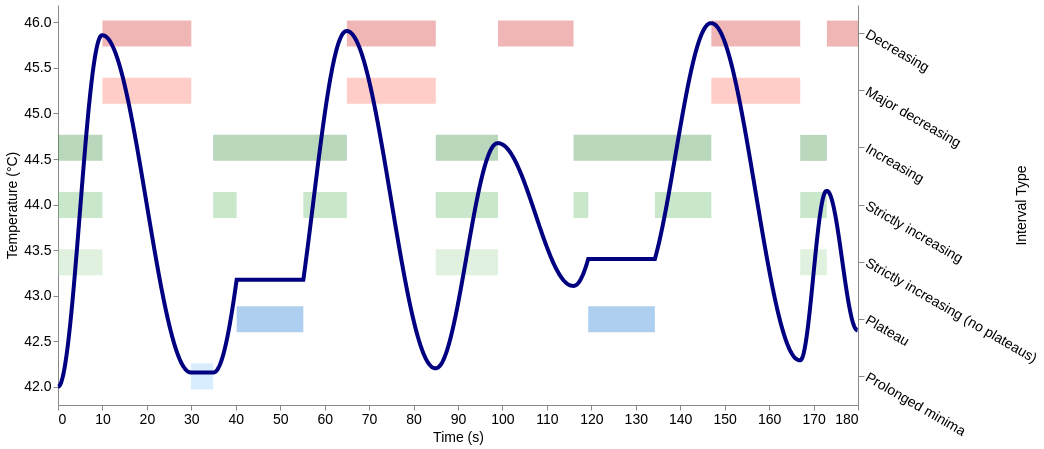

The notebook cell saved with this chart:
### Code cell
lab = plot_stimulus_with_labels(
    stimulus,
    width=width,
    height=height,
)
lab.save(FIGURE_DIR / "stimulus_with_labels_ci.svg")
lab

### Figure 1 — Vega-Lite specification as saved in the notebook (floating-point values rounded to 4 significant figures; data arrays with more than 128 entries replaced by an {"elided": "..."} marker saying what was removed)
{"config": {"view": {"continuousWidth": 300, "continuousHeight": 300, "stroke": "#b7b7b7", "strokeOpacity": 0}, "axis": {"grid": false, "gridColor": "#d9d9d9", "gridDash": [4, 4], "gridOpacity": 0.55, "labelFontSize": 14, "labelFontWeight": "normal", "titleFontSize": 14, "titleFontWeight": "normal"}}, "layer": [{"data": {"name": "data-28a6dc4d80ee747f5176901259cf9e87"}, "mark": {"type": "bar", "opacity": 0.35, "size": 26}, "encoding": {"color": {"field": "interval_type", "legend": null, "scale": {"domain": ["decreasing_intervals", "major_decreasing_intervals", "increasing_intervals", "strictly_increasing_intervals", "strictly_increasing_intervals_without_plateaus", "plateau_intervals", "prolonged_minima_intervals"], "range": ["#d32f2f", "#ff6f60", "#388e3c", "#66bb6a", "#a5d6a7", "#1976d2", "#90caf9"]}, "type": "nominal"}, "tooltip": [{"field": "interval_label", "title": "Type", "type": "nominal"}, {"field": "start_s", "format": ".2f", "title": "Start (s)", "type": "quantitative"}, {"field": "end_s", "format": ".2f", "title": "End (s)", "type": "quantitative"}], "x": {"axis": {"title": "Time (s)", "values": [0, 10, 20, 30, 40, 50, 60, 70, 80, 90, 100, 110, 120, 130, 140, 150, 160, 170, 180]}, "field": "start_s", "scale": {"domain": [0, 180.0]}, "type": "quantitative"}, "x2": {"field": "end_s"}, "y": {"axis": {"labelAlign": "left", "labelAngle": 30, "labelBaseline": "middle", "labelLimit": 1000, "orient": "right", "tickSize": 6, "ticks": true, "title": "Interval Type", "titleAngle": 270, "titlePadding": -10}, "field": "interval_label", "scale": {"domain": ["Decreasing", "Major decreasing", "Increasing", "Strictly increasing", "Strictly increasing\n(no plateaus)", "Plateau", "Prolonged minima"]}, "sort": ["Decreasing", "Major decreasing", "Increasing", "Strictly increasing", "Strictly increasing\n(no plateaus)", "Plateau", "Prolonged minima"], "type": "nominal"}}}, {"data": {"name": "data-ad11fd8c1d61686433cfdd79eb05fd08"}, "mark": {"type": "line", "color": "#000080", "strokeWidth": 4}, "encoding": {"tooltip": [{"field": "time_s", "format": ".2f", "title": "Time (s)", "type": "quantitative"}, {"field": "temperature", "format": ".3f", "title": "Temperature (deg C)", "type": "quantitative"}], "x": {"axis": {"title": "Time (s)", "values": [0, 10, 20, 30, 40, 50, 60, 70, 80, 90, 100, 110, 120, 130, 140, 150, 160, 170, 180]}, "field": "time_s", "scale": {"domain": [0, 180.0]}, "type": "quantitative"}, "y": {"axis": {"tickMinStep": 0.5}, "field": "temperature", "scale": {"domain": [41.8, 46.19]}, "title": "Temperature (°C)", "type": "quantitative"}}}], "height": 400, "resolve": {"scale": {"y": "independent"}}, "width": 800, "$schema": "https://vega.github.io/schema/vega-lite/v5.20.1.json", "datasets": {"data-28a6dc4d80ee747f5176901259cf9e87": [{"interval_type": "decreasing_intervals", "interval_label": "Decreasing", "start_s": 10.0, "end_s": 30.0}, {"interval_type": "decreasing_intervals", "interval_label": "Decreasing", "start_s": 65.0, "end_s": 85.0}, {"interval_type": "decreasing_intervals", "interval_label": "Decreasing", "start_s": 99.0, "end_s": 116.0}, {"interval_type": "decreasing_intervals", "interval_label": "Decreasing", "start_s": 147.0, "end_s": 167.0}, {"interval_type": "decreasing_intervals", "interval_label": "Decreasing", "start_s": 173.0, "end_s": 180.0}, {"interval_type": "major_decreasing_intervals", "interval_label": "Major decreasing", "start_s": 10.0, "end_s": 30.0}, {"interval_type": "major_decreasing_intervals", "interval_label": "Major decreasing", "start_s": 65.0, "end_s": 85.0}, {"interval_type": "major_decreasing_intervals", "interval_label": "Major decreasing", "start_s": 147.0, "end_s": 167.0}, {"interval_type": "increasing_intervals", "interval_label": "Increasing", "start_s": 0.0, "end_s": 10.0}, {"interval_type": "increasing_intervals", "interval_label": "Increasing", "start_s": 34.9, "end_s": 65.0}, {"interval_type": "increasing_intervals", "interval_label": "Increasing", "start_s": 85.0, "end_s": 99.0}, {"interval_type": "increasing_intervals", "interval_label": "Increasing", "start_s": 116.0, "end_s": 147.0}, {"interval_type": "increasing_intervals", "interval_label": "Increasing", "start_s": 167.0, "end_s": 173.0}, {"interval_type": "strictly_increasing_intervals", "interval_label": "Strictly increasing", "start_s": 0.0, "end_s": 10.0}, {"interval_type": "strictly_increasing_intervals", "interval_label": "Strictly increasing", "start_s": 34.9, "end_s": 40.2}, {"interval_type": "strictly_increasing_intervals", "interval_label": "Strictly increasing", "start_s": 55.2, "end_s": 65.0}, {"interval_type": "strictly_increasing_intervals", "interval_label": "Strictly increasing", "start_s": 85.0, "end_s": 99.0}, {"interval_type": "strictly_increasing_intervals", "interval_label": "Strictly increasing", "start_s": 116.0, "end_s": 119.3}, {"interval_type": "strictly_increasing_intervals", "interval_label": "Strictly increasing", "start_s": 134.3, "end_s": 147.0}, {"interval_type": "strictly_increasing_intervals", "interval_label": "Strictly increasing", "start_s": 167.0, "end_s": 173.0}, {"interval_type": "strictly_increasing_intervals_without_plateaus", "interval_label": "Strictly increasing\n(no plateaus)", "start_s": 0.0, "end_s": 10.0}, {"interval_type": "strictly_increasing_intervals_without_plateaus", "interval_label": "Strictly increasing\n(no plateaus)", "start_s": 85.0, "end_s": 99.0}, {"interval_type": "strictly_increasing_intervals_without_plateaus", "interval_label": "Strictly increasing\n(no plateaus)", "start_s": 167.0, "end_s": 173.0}, {"interval_type": "plateau_intervals", "interval_label": "Plateau", "start_s": 40.2, "end_s": 55.2}, {"interval_type": "plateau_intervals", "interval_label": "Plateau", "start_s": 119.3, "end_s": 134.3}, {"interval_type": "prolonged_minima_intervals", "interval_label": "Prolonged minima", "start_s": 29.9, "end_s": 34.9}], "data-ad11fd8c1d61686433cfdd79eb05fd08": {"elided": "1800 records"}}}
